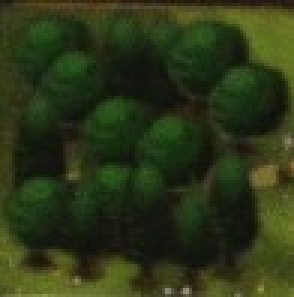
#> input picture Reference_tiles/reference_skov.jpg, 98 x 99 px, found by its file name (shown 3 times larger)
$ python cropped_outer_rim.py
#> lines starting #> are read from the running program, lines starting #| are printed output that depends on the picture
import cv2
import numpy as np
import matplotlib.pyplot as plt

def display_cropped_images(cropped_images):
    """
    Viser alle beskårne billeder ved hjælp af matplotlib.

    Args:
    - cropped_images: Liste over beskårne billeder.
    """
    num_images = len(cropped_images)
    plt.figure(figsize=(10, 5))

    # Gå igennem og vis hvert billede
    for i, img in enumerate(cropped_images):
        plt.subplot(1, num_images, i + 1)
        plt.imshow(cv2.cvtColor(img, cv2.COLOR_BGR2RGB))  # Konverter fra BGR (OpenCV) til RGB (matplotlib)
        plt.axis('off')  # Skjul akserne

    plt.show()


def crop_outer_region(tile, crop_fraction=0.3):
    """
    Beskær midten af tile og lav et hul i midten, så kun den ydre del af tile forbliver synlig.

    Args:
    - tile: Input tile (billede).
    - crop_fraction: Hvor meget af midten skal beskæres (f.eks. 0.2 fjerner 20% af midten).

    Return:
    - cropped_tile: Billede med et "hul" i midten.
    """
    height, width, _ = tile.shape
    crop_h = int(height * crop_fraction)
    crop_w = int(width * crop_fraction)

    # Opret en sort maske, der vil have et hul i midten
    mask = np.ones_like(tile) * 255  # Start med en hvid (255) billede
    mask[crop_h:height-crop_h, crop_w:width-crop_w] = 0  # Lav et sort "hul" i midten

    # Brug masken til at beholde den ydre del af tile
    cropped_tile = cv2.bitwise_and(tile, mask)

    return cropped_tile

def calculate_rgb_median(tile):
    """
    Beregn medianen af RGB-værdierne for en tile.

    Args:
    - tile: Input tile (billede).

    Return:
    - median_rgb: Median RGB værdier som en tuple.
    """
    median_r = np.median(tile[:, :, 0])  # Red kanal
    median_g = np.median(tile[:, :, 1])  # Green kanal
    median_b = np.median(tile[:, :, 2])  # Blue kanal

    return (median_r, median_g, median_b)

# Eksempel reference tiles (du kan læse dem fra billeder eller arrays)
reference_tiles_forest = [cv2.imread(r'C:\Users\carle\Desktop\python_work\Miniprojekt_3\Reference_tiles\reference_skov.jpg')]  # Tilføj alle forest-tiles her
reference_tiles_plain = [cv2.imread(r'C:\Users\carle\Desktop\python_work\Miniprojekt_3\Reference_tiles\reference_eng.jpg')]   # Tilføj alle plain-tiles her
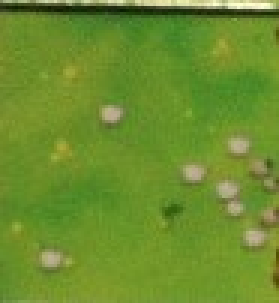
#> input picture Reference_tiles/reference_eng.jpg, 93 x 101 px, found by its file name (shown 3 times larger)
reference_tiles_water = [cv2.imread(r'C:\Users\carle\Desktop\python_work\Miniprojekt_3\Reference_tiles\reference_vand.jpg')] # Tilføj alle water-tiles her
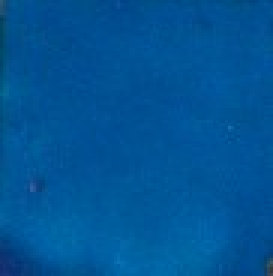
#> input picture Reference_tiles/reference_vand.jpg, 91 x 92 px, found by its file name (shown 3 times larger)

# Kategorisering af reference tiles
reference_tiles = {
    "forest": reference_tiles_forest,
    "plain": reference_tiles_plain,
    "water": reference_tiles_water
}

# Liste til opbevaring af RGB-medianer og labels
tile_rgb_medians = []
tile_labels = []
cropped_images = []  # Opret en liste til de beskårne billeder

# Gå igennem alle reference tiles
for terrain_type, tiles in reference_tiles.items():
    for tile in tiles:
        # Beskær midten og lav et hul
        cropped_tile = crop_outer_region(tile, crop_fraction=0.2)

        # Beregn RGB median for cropped tile
        median_rgb = calculate_rgb_median(cropped_tile)

        # Tilføj median RGB værdier til listen med labels
        tile_rgb_medians.append(median_rgb)
        tile_labels.append(terrain_type)

        # Tilføj beskåret billede til listen
        cropped_images.append(cropped_tile)
#> this loop made 3 passes
#> terrain_type on passes 1 to 3: 'forest', 'plain', 'water'
#> pass 1, in crop_outer_region, `cropped_tile = cv2.bitwise_and(tile, mask)`:
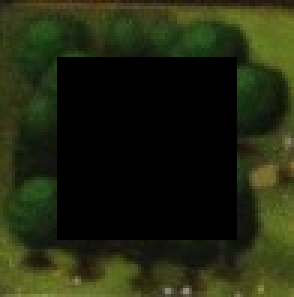
#> cropped_tile: shape (99, 98, 3) (shown 3 times larger); mean B, G, R 15.4, 38, 32.6
#> pass 2, in crop_outer_region (call 2), `cropped_tile = cv2.bitwise_and(tile, mask)`:
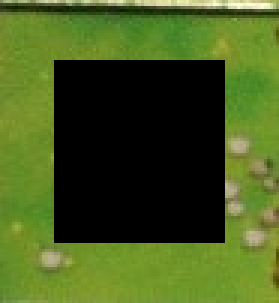
#> cropped_tile: shape (101, 93, 3) (shown 3 times larger); mean B, G, R 29.5, 89.3, 68.9
#> pass 3, in crop_outer_region (call 3), `cropped_tile = cv2.bitwise_and(tile, mask)`:
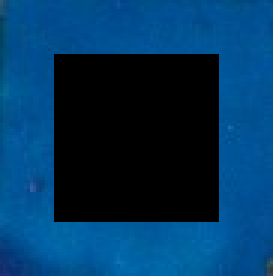
#> cropped_tile: shape (92, 91, 3) (shown 3 times larger); mean B, G, R 93.6, 53.2, 0.8
#> tile is the input picture: shape (92, 91, 3); mean B, G, R 148.9, 84.2, 1.1
#> after the loop, cropped_images = 3 items; tile_labels = ['forest', 'plain', 'water']; tile_rgb_medians = [(15, 35, 26), (38, 137, 95), (142, 78, 0)]

# Nu har vi RGB-medianer og labels klar til KNN-træning
print("RGB medianer for reference tiles:", tile_rgb_medians)
#| RGB medianer for reference tiles: [(15.0, 35.0, 26.0), (38.0, 137.0, 95.0), (142.0, 78.0, 0.0)]
print("Labels:", tile_labels)
#| Labels: ['forest', 'plain', 'water']

# Nu kan du vise de beskårne billeder
display_cropped_images(cropped_images)
#> in display_cropped_images, `num_images = len(cropped_images)`: num_images = 3
#> the loop in display_cropped_images, `for i, img in enumerate(cropped_images):` made 3 passes
#> in display_cropped_images, `plt.show()`:
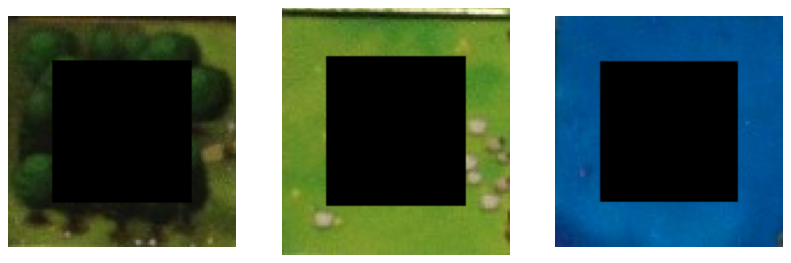
#> figure drawn by matplotlib, 3 panels
